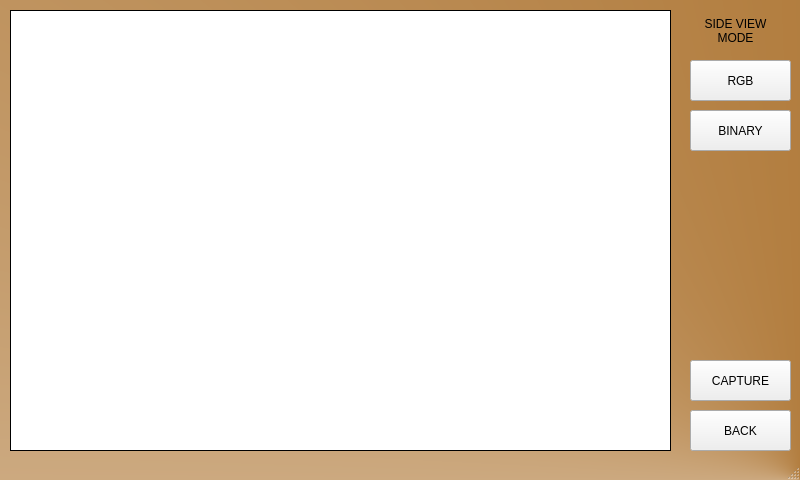
<?xml version="1.0" encoding="UTF-8"?>
<ui version="4.0">
 <class>MainWindow</class>
 <widget class="QMainWindow" name="MainWindow">
  <property name="geometry">
   <rect>
    <x>0</x>
    <y>0</y>
    <width>800</width>
    <height>480</height>
   </rect>
  </property>
  <property name="windowTitle">
   <string>MainWindow</string>
  </property>
  <property name="styleSheet">
   <string notr="true">#MainWindow
{
background-color: qconicalgradient(cx:1, cy:1, angle:0, stop:0 rgba(153, 83, 0, 255), stop:1 rgba(255, 255, 255, 255));
}</string>
  </property>
  <widget class="QWidget" name="centralwidget">
   <widget class="QLabel" name="imageLabel">
    <property name="geometry">
     <rect>
      <x>10</x>
      <y>10</y>
      <width>661</width>
      <height>441</height>
     </rect>
    </property>
    <property name="styleSheet">
     <string notr="true">background-color: rgb(255,255,255);</string>
    </property>
    <property name="frameShape">
     <enum>QFrame::Box</enum>
    </property>
    <property name="text">
     <string/>
    </property>
    <property name="alignment">
     <set>Qt::AlignCenter</set>
    </property>
   </widget>
   <widget class="QLabel" name="label">
    <property name="geometry">
     <rect>
      <x>680</x>
      <y>10</y>
      <width>111</width>
      <height>41</height>
     </rect>
    </property>
    <property name="text">
     <string>SIDE VIEW
MODE</string>
    </property>
    <property name="alignment">
     <set>Qt::AlignCenter</set>
    </property>
   </widget>
   <widget class="QPushButton" name="captureButton">
    <property name="geometry">
     <rect>
      <x>690</x>
      <y>360</y>
      <width>101</width>
      <height>41</height>
     </rect>
    </property>
    <property name="text">
     <string>CAPTURE</string>
    </property>
   </widget>
   <widget class="QPushButton" name="rgbButton">
    <property name="geometry">
     <rect>
      <x>690</x>
      <y>60</y>
      <width>101</width>
      <height>41</height>
     </rect>
    </property>
    <property name="text">
     <string>RGB</string>
    </property>
   </widget>
   <widget class="QPushButton" name="binButton">
    <property name="geometry">
     <rect>
      <x>690</x>
      <y>110</y>
      <width>101</width>
      <height>41</height>
     </rect>
    </property>
    <property name="text">
     <string>BINARY</string>
    </property>
   </widget>
   <widget class="QPushButton" name="backButton">
    <property name="geometry">
     <rect>
      <x>690</x>
      <y>410</y>
      <width>101</width>
      <height>41</height>
     </rect>
    </property>
    <property name="text">
     <string>BACK</string>
    </property>
   </widget>
  </widget>
  <widget class="QMenuBar" name="menubar">
   <property name="geometry">
    <rect>
     <x>0</x>
     <y>0</y>
     <width>800</width>
     <height>26</height>
    </rect>
   </property>
  </widget>
  <widget class="QStatusBar" name="statusbar"/>
 </widget>
 <resources/>
 <connections/>
</ui>
